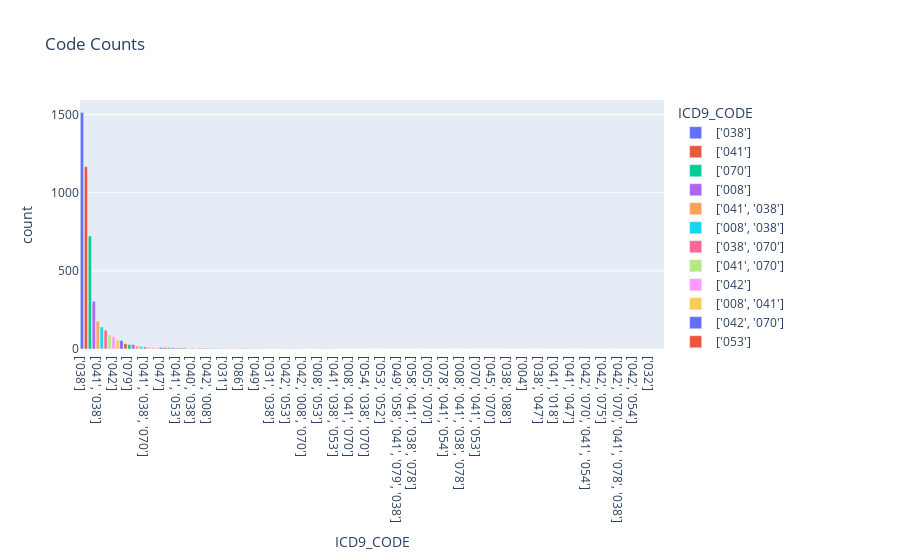

The cell this chart's notebook holds for it:
### Code cell
# Plot Scoped to MAX

# Filter out codes out of scope
subset_df = pd.read_csv("./data/joined/dataset_single_001_088.csv.gz")
subset_df.drop(columns=['TEXT'], inplace=True)

# Explode list
subset_df['ICD9_CODE'] = subset_df['ICD9_CODE'].explode('ICD9_CODE').reset_index(drop=True)
display(subset_df.head(3))
subset_df.drop(columns=['HADM_ID'], inplace=True)

# Get count for each ecode
subset_df = subset_df.value_counts().reset_index()



fig = px.bar(subset_df, x='ICD9_CODE', y='count',color='ICD9_CODE', title='Code Counts')
fig.update_layout(xaxis={'categoryorder':'total descending'})
fig.show()
